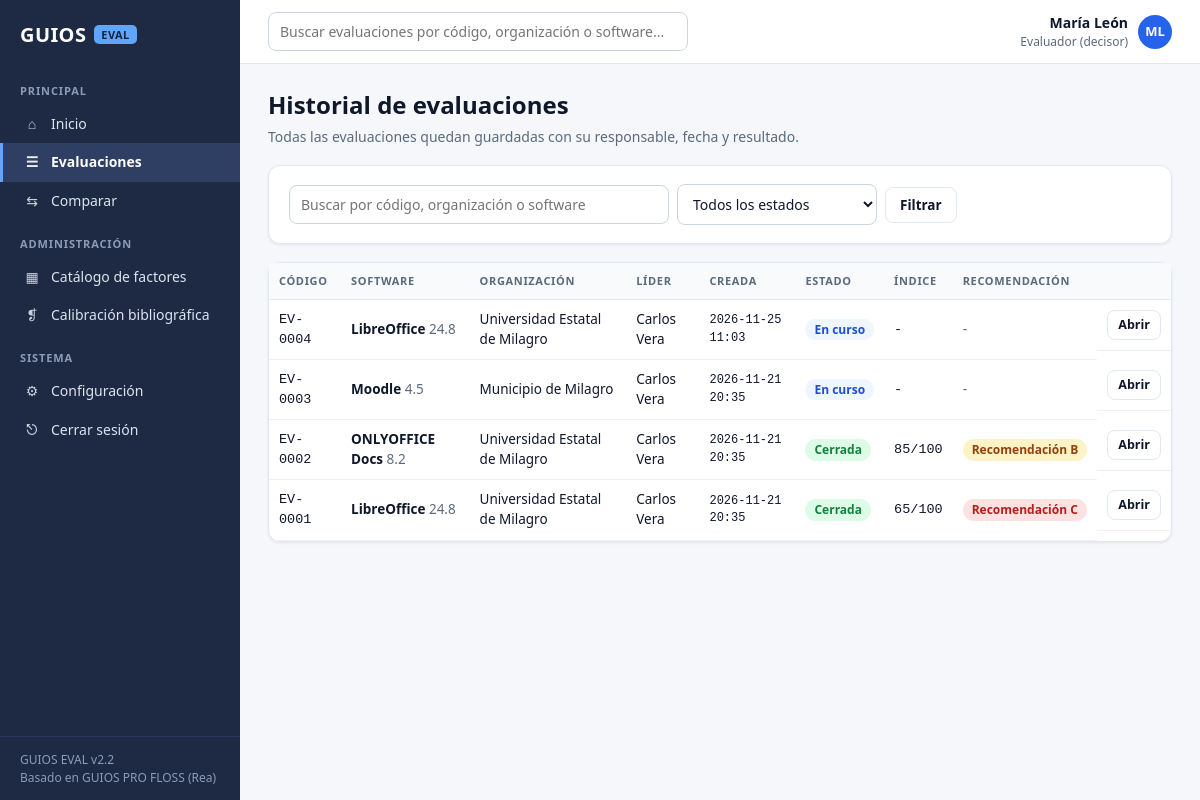
The page /evaluaciones (signed in) on the database its author committed.
### tables this page shows
CREATE TABLE usuarios (
  id INTEGER PRIMARY KEY AUTOINCREMENT,
  nombre TEXT NOT NULL,
  correo TEXT NOT NULL UNIQUE,
  clave TEXT NOT NULL,
  rol TEXT NOT NULL,
  activo INTEGER NOT NULL DEFAULT 1,
  creado TEXT NOT NULL
, foto TEXT, estado TEXT NOT NULL DEFAULT 'activo', rol_solicitado TEXT, cambiar_clave INTEGER NOT NULL DEFAULT 0, motivo_rechazo TEXT);

CREATE TABLE evaluaciones (
  id INTEGER PRIMARY KEY AUTOINCREMENT,
  codigo TEXT NOT NULL UNIQUE,
  org_nombre TEXT NOT NULL,
  org_ruc TEXT, org_sector TEXT, org_correo TEXT,
  sw_nombre TEXT NOT NULL,
  sw_version TEXT, sw_tipo TEXT, sw_licencia TEXT, sw_proveedor TEXT, sw_descripcion TEXT,
  catalogo_id INTEGER NOT NULL REFERENCES catalogos(id),
  snapshot TEXT NOT NULL,
  estado TEXT NOT NULL DEFAULT 'borrador',
  lider_id INTEGER NOT NULL REFERENCES usuarios(id),
  revision_de INTEGER REFERENCES evaluaciones(id),
  decision TEXT NOT NULL DEFAULT 'no_emitida',
  decision_comentario TEXT,
  decision_por INTEGER REFERENCES usuarios(id),
  decision_fecha TEXT,
  resultado TEXT,
  creado TEXT NOT NULL,
  cerrado TEXT
, resumen_ia TEXT);

### guios/app.py (the view)
@app.route("/evaluaciones")
@login_requerido()
def evaluaciones():
    q = request.args.get("q", "").strip()
    estado = request.args.get("estado", "")
    sql = "SELECT e.*, u.nombre AS lider FROM evaluaciones e JOIN usuarios u ON u.id=e.lider_id WHERE 1=1"
    args = []
    if q:
        sql += " AND (e.codigo LIKE ? OR e.org_nombre LIKE ? OR e.sw_nombre LIKE ?)"
        args += [f"%{q}%"] * 3
    if estado:
        sql += " AND e.estado=?"
        args.append(estado)
    filas = get_db().execute(sql + " ORDER BY e.id DESC", args).fetchall()
    datos = [(e, json.loads(e["resultado"]) if e["resultado"] else None) for e in filas]
    return render_template("evaluaciones.html", filas=datos, q=q, estado=estado)

### guios/app.py (called while the page is built)
def get_db():
    if "con" not in g:
        g.con = db.conectar()
    return g.con

@app.teardown_appcontext
def cerrar_db(exc):
    con = g.pop("con", None)
    if con is not None:
        con.close()

@app.before_request
def cargar_usuario():
    g.user = None
    uid = session.get("uid")
    if uid:
        g.user = get_db().execute("SELECT * FROM usuarios WHERE id=? AND activo=1", (uid,)).fetchone()
        session.permanent = True

@app.before_request
def proteger_cuenta():
    if not g.user or request.endpoint in LIBRES:
        return None
    if g.user["estado"] == "pendiente_aprobacion" and request.endpoint not in ("pendiente", "perfil_foto"):
        return redirect(url_for("pendiente"))
    if g.user["estado"] == "activo" and g.user["cambiar_clave"] and request.endpoint != "cambiar_clave":
        return redirect(url_for("cambiar_clave"))
    return None

def login_requerido(*roles):
    def deco(fn):
        @wraps(fn)
        def wrapper(*a, **kw):
            if g.user is None:
                return redirect(url_for("login", next=request.path))
            if roles and g.user["rol"] not in roles and g.user["rol"] != "admin":
                flash("Tu rol no tiene permiso para esta acción.", "error")
                return redirect(url_for("panel"))
            return fn(*a, **kw)
        return wrapper
    return deco

@app.context_processor
def globales():
    return {"ROLES": db.ROLES, "NOMBRE_ROL": dict(db.ROLES, sin_rol="Sin rol (pendiente)"),
            "ESTADOS": ESTADOS_EVAL, "DECISIONES": DECISIONES,
            "NIVELES": engine.NIVELES, "NIVELES_PS": engine.NIVELES_PS, "DIMENSIONES": DIMENSIONES}

### guios/base_datos.py (called while the page is built)
def conectar(path=None):
    con = sqlite3.connect(path or DB_PATH)
    con.row_factory = sqlite3.Row
    con.execute("PRAGMA foreign_keys = ON")
    return con

### guios/templates/evaluaciones.html (shortened to what this page needs)
{% extends 'base.html' %}{% block title %}Evaluaciones{% endblock %}
{% block content %}
<div class="head">
  <div><h1>Historial de evaluaciones</h1><div class="muted">Todas las evaluaciones quedan guardadas con su responsable, fecha y resultado.</div></div>
</div>
<form class="card acciones" method="get">
  <input type="text" name="q" value="{{ q }}" placeholder="Buscar por código, organización o software" style="max-width:380px">
  <select name="estado" style="max-width:200px"><option value="">Todos los estados</option>
    {% for k,v in ESTADOS.items() %}<option value="{{ k }}" {{ 'selected' if estado==k }}>{{ v }}</option>{% endfor %}</select>
  <button class="btn">Filtrar</button>
</form>
<div class="card" style="padding:0">
<table class="t">
  <tr><th>Código</th><th>Software</th><th>Organización</th><th>Líder</th><th>Creada</th><th>Estado</th><th>Índice</th><th>Recomendación</th><th></th></tr>
  {% for e, r in filas %}
  <tr>
    <td class="mono">{{ e.codigo }}{% if e.revision_de %}<div class="small muted">rev. de EV-{{ '%04d' % e.revision_de }}</div>{% endif %}</td>
    <td><b>{{ e.sw_nombre }}</b> <span class="muted">{{ e.sw_version or '' }}</span></td>
    <td>{{ e.org_nombre }}</td><td>{{ e.lider }}</td><td class="mono small">{{ e.creado }}</td>
    <td><span class="chip {{ e.estado }}">{{ ESTADOS[e.estado] }}</span></td>
    <td class="mono">{{ (r.puntaje ~ '/100') if r and r.puntaje is not none else '-' }}</td>
    <td>{% if r and r.recomendacion %}<span class="chip {{ r.recomendacion }}">Recomendación {{ r.recomendacion }}</span>{% else %}<span class="muted">-</span>{% endif %}</td>
    <td class="acciones"><a class="btn sm" href="{{ url_for('paso4' if e.estado in ['cerrada','en_revision'] else 'paso2', eid=e.id) }}">Abrir</a></td>
  </tr>
  {% else %}<tr><td colspan="9" class="empty">No hay evaluaciones que coincidan con la búsqueda.</td></tr>{% endfor %}
</table>
</div>
{% endblock %}

### guios/templates/base.html (shortened to what this page needs)
<!doctype html>
<html lang="es">
<head>
<link rel="stylesheet" href="{{ url_for('static', filename='css/app.css') }}">
</head>
<body>
{% set ep = request.endpoint %}
<div class="shell">
  <aside class="side">
    <div class="brand">GUIOS <span class="tag">EVAL</span></div>
    <div class="nav">
      <div class="nav-grp">PRINCIPAL</div>
      <a href="{{ url_for('panel') }}" class="{{ 'on' if ep=='panel' }}"><span class="ico">⌂</span>Inicio</a>
      <a href="{{ url_for('evaluaciones') }}" class="{{ 'on' if ep in ['evaluaciones','nueva_evaluacion','paso1','paso2','paso3','paso4','participantes_view'] }}"><span class="ico">☰</span>Evaluaciones</a>
      <a href="{{ url_for('comparar') }}" class="{{ 'on' if ep=='comparar' }}"><span class="ico">⇆</span>Comparar</a>
      <div class="nav-grp">ADMINISTRACIÓN</div>
      <a href="{{ url_for('catalogo') }}" class="{{ 'on' if ep=='catalogo' }}"><span class="ico">▦</span>Catálogo de factores</a>
      <a href="{{ url_for('literatura_view') }}" class="{{ 'on' if ep=='literatura_view' }}"><span class="ico">❡</span>Calibración bibliográfica</a>
      <div class="nav-grp">SISTEMA</div>
      <a href="{{ url_for('configuracion') }}" class="{{ 'on' if ep=='configuracion' }}"><span class="ico">⚙</span>Configuración</a>
      <a href="{{ url_for('salir') }}"><span class="ico">⎋</span>Cerrar sesión</a>
    </div>
    <div class="bottom">GUIOS EVAL v2.2<br>Basado en GUIOS PRO FLOSS (Rea)</div>
  </aside>
  <div class="main">
    <header class="top">
      <form action="{{ url_for('evaluaciones') }}"><input type="text" name="q" placeholder="Buscar evaluaciones por código, organización o software..." aria-label="Buscar"></form>
      <div class="pill">
        <div style="text-align:right"><div style="font-weight:600">{{ g.user.nombre }}</div><div class="small muted">{{ NOMBRE_ROL[g.user.rol] }}</div></div>
        {% if g.user.foto %}<img class="avatar foto" src="{{ url_for('foto_usuario', uid=g.user.id) }}?v={{ g.user.foto }}" alt="Foto de perfil">
        {% else %}<div class="avatar">{{ g.user.nombre.split()[0][0] }}{{ g.user.nombre.split()[-1][0] }}</div>{% endif %}
      </div>
    </header>
    <main class="content">
      {% block content %}{% endblock %}
    </main>
  </div>
</div>
</body>
</html>

### guios/static/css/app.css (style rules this page uses)
:root { --marca:#16203A; --lateral:#1E2A44; --activo:#2E3F63; --accion:#2563EB; --accion-h:#1D4ED8; --eval:#60A5FA; --lienzo:#F5F7FA; --tinta:#0F172A; --tinta2:#5B6A7D; --borde:#E2E8F0; --ok:#15803D; --ok-bg:#DCFCE7; --warn:#92400E; --warn-bg:#FEF3C7; --mal:#B91C1C; --mal-bg:#FEE2E2; --info:#1D4ED8; --info-bg:#EFF6FF; --tec:#0E7490; --tec-bg:#CFFAFE; --org:#6D28D9; --org-bg:#EDE9FE; --eco:#B45309; --eco-bg:#FEF3C7; --gris-bg:#F1F5F9; --radio:12px; --sombra:0 1px 3px rgba(15,23,42,.08); --mono:"Consolas","SFMono-Regular",ui-monospace,monospace; }
* { box-sizing:border-box }
html,body { margin:0;height:100% }
body { font-family:"Segoe UI",system-ui,-apple-system,Roboto,Arial,sans-serif;color:var(--tinta);background:var(--lienzo);font-size:14px;line-height:1.45 }
a { color:var(--accion);text-decoration:none }
h1 { font-size:24px;margin:0 0 4px }
.muted { color:var(--tinta2) }
.small { font-size:12px }
.mono { font-family:var(--mono);font-variant-numeric:tabular-nums }
.shell { display:grid;grid-template-columns:240px 1fr;min-height:100vh }
.side { background:var(--lateral);color:#fff;display:flex;flex-direction:column;position:sticky;top:0;height:100vh }
.brand { display:flex;align-items:center;gap:8px;padding:20px 20px 18px;font-weight:800;font-size:20px;letter-spacing:.02em }
.brand .tag { background:var(--eval);color:var(--marca);font-size:11px;padding:2px 7px;border-radius:5px;font-weight:800 }
.nav-grp { color:#8B9BB8;font-size:11px;font-weight:700;letter-spacing:.08em;padding:16px 20px 6px }
.nav a { display:flex;align-items:center;gap:10px;color:#DCE3EE;padding:9px 20px;border-left:3px solid transparent;font-size:14px }
.nav a.on { background:var(--activo);border-left-color:var(--eval);color:#fff;font-weight:600 }
.nav .ico { width:18px;text-align:center;opacity:.9 }
.side .bottom { margin-top:auto;padding:14px 20px;border-top:1px solid #2B3A5A;font-size:12px;color:#8B9BB8 }
.main { display:flex;flex-direction:column;min-width:0 }
.top { height:64px;background:#fff;border-bottom:1px solid var(--borde);display:flex;align-items:center;gap:16px;padding:0 28px }
.top form { flex:1;max-width:420px }
.top input { width:100%;border:1px solid var(--borde);border-radius:8px;padding:8px 12px;background:var(--lienzo) }
.pill { display:flex;align-items:center;gap:10px;margin-left:auto }
.avatar { width:34px;height:34px;border-radius:50%;background:var(--accion);color:#fff;display:grid;place-items:center;font-weight:700;font-size:13px }
.content { padding:24px 28px 40px;max-width:1400px;width:100% }
.head { display:flex;align-items:flex-start;justify-content:space-between;gap:16px;margin-bottom:18px;flex-wrap:wrap }
.card { background:#fff;border:1px solid var(--borde);border-radius:var(--radio);box-shadow:var(--sombra);padding:18px 20px;margin-bottom:18px }
.btn { white-space:nowrap;display:inline-flex;align-items:center;gap:6px;border:1px solid var(--borde);background:#fff;color:var(--tinta);padding:8px 14px;border-radius:8px;font-weight:600;font-size:13.5px;cursor:pointer;text-decoration:none!important;font-family:inherit }
.btn.sm { padding:5px 10px;font-size:12.5px }
.acciones { display:flex;gap:8px;flex-wrap:wrap;align-items:center }
input[type=text],input[type=email],input[type=password],input[type=number],input[type=url],select,textarea { width:100%;border:1px solid #CBD5E1;border-radius:8px;padding:9px 11px;font-size:14px;font-family:inherit;color:var(--tinta);background:#fff }
table.t { width:100%;border-collapse:collapse;font-size:13.5px }
.t th { text-align:left;font-size:11px;letter-spacing:.06em;text-transform:uppercase;color:var(--tinta2);padding:10px;border-bottom:1px solid var(--borde);background:#F8FAFC;white-space:nowrap }
.t td { padding:10px;border-bottom:1px solid #EEF2F6;vertical-align:middle }
.chip { display:inline-flex;align-items:center;gap:5px;padding:2px 9px;border-radius:999px;font-size:12px;font-weight:600;white-space:nowrap;background:var(--gris-bg);color:var(--tinta2) }
.chip.ok,.chip.Fortaleza,.chip.cerrada,.chip.publicado,.chip.aprobada,.chip.A { background:var(--ok-bg);color:var(--ok) }
.chip.Oportunidad,.chip.en_curso,.chip.info { background:var(--info-bg);color:var(--info) }
.chip.Debilidad,.chip.warn,.chip.en_revision,.chip.condicionada,.chip.B,.chip.devuelta { background:var(--warn-bg);color:var(--warn) }
.chip.Amenaza,.chip.mal,.chip.cancelada,.chip.rechazada,.chip.C,.chip.retirado { background:var(--mal-bg);color:var(--mal) }

### rows shown on the page
usuarios: user.nombre "María León", rol "Evaluador (decisor)", user.nombre "M", user.nombre "L"
evaluaciones: codigo "EV-0004", sw_nombre "LibreOffice", sw_version "24.8", org_nombre "Universidad Estatal de Milagro", lider "Carlos Vera", creado "2026-11-25 11:03", estado "En curso", puntaje "-"
evaluaciones: codigo "EV-0003", sw_nombre "Moodle", sw_version "4.5", org_nombre "Municipio de Milagro", lider "Carlos Vera", creado "2026-11-21 20:35", estado "En curso", puntaje "-"
evaluaciones: codigo "EV-0002", sw_nombre "ONLYOFFICE Docs", sw_version "8.2", org_nombre "Universidad Estatal de Milagro", lider "Carlos Vera", creado "2026-11-21 20:35", estado "Cerrada", puntaje "85/100", recomendacion "B"
evaluaciones: codigo "EV-0001", sw_nombre "LibreOffice", sw_version "24.8", org_nombre "Universidad Estatal de Milagro", lider "Carlos Vera", creado "2026-11-21 20:35", estado "Cerrada", puntaje "65/100", recomendacion "C"
